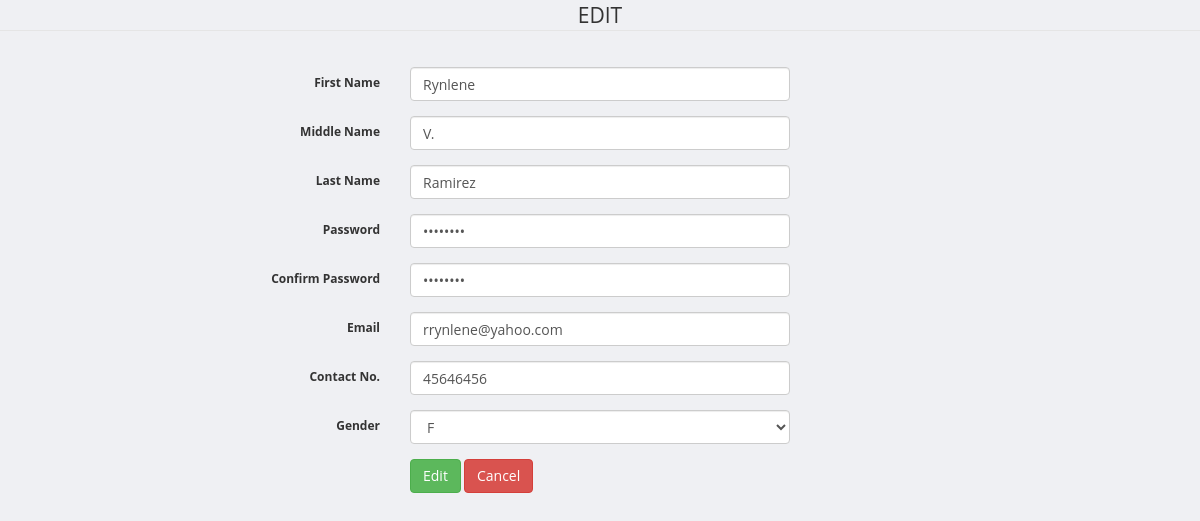
Page /user/edit/3 on the committed database.
### tables this page shows
CREATE TABLE `staff` (
  `id` int(100) NOT NULL,
  `fname` varchar(50) NOT NULL,
  `lname` varchar(50) NOT NULL,
  `mname` varchar(50) DEFAULT NULL,
  `password` varchar(50) NOT NULL,
  `email` varchar(50) NOT NULL,
  `contact` int(50) NOT NULL,
  `gender` char(1) NOT NULL,
  `status` int(1) NOT NULL,
  `repass` varchar(50) NOT NULL
);

### application/controllers/User.php (called while the page is built, shortened)
<?php
class User extends CI_Controller {
    public function __construct()
    {
            $this->load->model('UserModel');
    }
    public function edit($id){
        $item =$this->UserModel->getProd($id);
        $this->load->view('include/header');
        $this->load->view('mode/edit',compact('item'));
        $this->load->view('include/footer');
    }
}
?>

### index.php (called while the page is built, shortened)
<?php
require_once BASEPATH.'core/CodeIgniter.php';

### application/models/UserModel.php (called while the page is built, shortened)
<?php
class UserModel extends CI_Model{
public function getProd($id)
    {
        $query = $this->db->get_where('staff', array('id' => $id));
        return $query->row();
    }
}
?>

### application/views/mode/edit.php (the view, shortened to what this page needs)
<link rel="stylesheet" type="text/css" href="<?=base_url()?>css/styles.css"/>
<form  class="form-horizontal"  action ="<?=base_url()?>user/update/<?=$item->id?>"  method='post'>
<fieldset>
<legend class="text-center">EDIT</legend>
<div class="form-group">
  <div class="col-md-4">
  </div>
</div>
<div class="form-group">
  <label class="col-md-4 control-label" for ="fname" >First Name</label>
  <div class="col-md-4">
  <input  value="<?=$item->fname?>" name="fname" type="text" placeholder="First Name" class="form-control input-md" required="">
  </div>
</div>
<div class="form-group">
  <label class="col-md-4 control-label" >Middle Name</label>
  <div class="col-md-4">
  <input  value="<?=$item->mname?>" name="mname" type="text" placeholder="Middle Name" class="form-control input-md" >
  </div>
</div>
<div class="form-group">
  <label class="col-md-4 control-label" for="textinput">Last Name</label>
  <div class="col-md-4">
  <input  value="<?=$item->lname?>" name="lname" type="text" placeholder="Last Name" class="form-control input-md" required="">
  </div>
</div>
<div class="form-group">
  <label class="col-md-4 control-label" >Password</label>
  <div class="col-md-4">
  <input  value="<?=$item->password?>" name="password" type="password" placeholder="Password" class="form-control input-md" required="">
  </div>
</div>
<div class="form-group">
  <label class="col-md-4 control-label" >Confirm Password</label>
  <div class="col-md-4">
  <input  value="<?=$item->repass?>" name="repass" type="password" placeholder="Confirm Password" class="form-control input-md" required="">
  </div>
</div>
<div class="form-group">
  <label class="col-md-4 control-label">Email</label>
  <div class="col-md-4">
  <input  value="<?=$item->email?>" name="email" type="text" placeholder="Email Address" class="form-control input-md" required="">
  </div>
</div>
<div class="form-group">
  <label class="col-md-4 control-label" >Contact No. </label>
  <div class="col-md-4">
  <input  value="<?=$item->contact?>" name="contact" type="text" placeholder="Product Name" class="form-control input-md" required="">
  </div>
</div>
<div class="form-group">
  <label class="col-md-4 control-label" >Gender</label>
  <div class="col-md-4">
    <select  value="<?=$item->gender?>" name="gender" class="form-control">
    <option value='<?=$item->gender?>' selected><?=$item->gender?></option>
    </select>
  </div>
</div>
<div class="form-group">
  <label class="col-md-4 control-label" for="button1id"></label>
  <div class="col-md-8">
    <button id="button1id" name="submit" value="submit" class="btn btn-success">Edit</button>
    <a href="<?= base_url().'user/manageuser'?>" class="btn btn-danger" role="button"> Cancel</a>
  </div>
</div>
</fieldset>
</form>

### proto/css/styles.css (style rules this page uses)
body { font-family: 'Open Sans', sans-serif; background-color: #f7f7f7; position: relative; margin: 0px; font-size: 12px; padding: 0px; }
body { background-color: #eff0f3; }

### rows in the picture
staff: fname "Rynlene", mname "V.", lname "Ramirez", email "rrynlene@yahoo.com", contact "45646456", gender "F"
